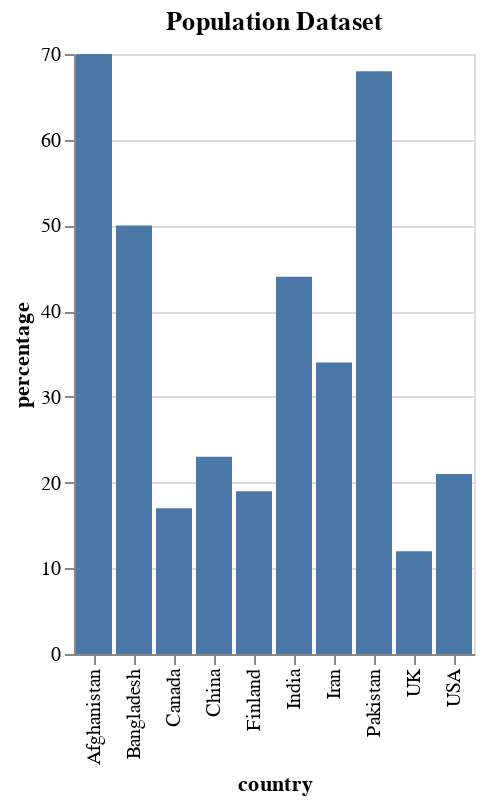

Notebook code cell kept with this figure:
### Markdown cell above
## Altair Barchart

The source of this data is United Nations Population Division, New York, World Urbanization Prospects: The 2018 Revision. <br>
For this altair barchart I am using Population data for the year 2018, more specifically:

- Percentage of Population Living in Rural Areas (y-axis)
- Country (x-axis)

### Code cell
alt.Chart(df).mark_bar().encode(x='country', y='percentage').properties(
                                                       title='Population Dataset')

### Figure 1 — Vega-Lite specification as saved in the notebook (floating-point values rounded to 4 significant figures)
{"config": {"view": {"continuousWidth": 400, "continuousHeight": 300}}, "data": {"name": "data-895007edd4abe141b1c465e7a726df8b"}, "mark": "bar", "encoding": {"x": {"type": "nominal", "field": "country"}, "y": {"type": "quantitative", "field": "percentage"}}, "title": "Population Dataset", "$schema": "https://vega.github.io/schema/vega-lite/v4.8.1.json", "datasets": {"data-895007edd4abe141b1c465e7a726df8b": [{"country": "Afghanistan", "population": 38.93, "percentage": 70}, {"country": "Bangladesh", "population": 164.7, "percentage": 50}, {"country": "Canada", "population": 37.74, "percentage": 17}, {"country": "China", "population": 1439.0, "percentage": 23}, {"country": "Finland", "population": 5.541, "percentage": 19}, {"country": "India", "population": 1380.0, "percentage": 44}, {"country": "Iran", "population": 83.99, "percentage": 34}, {"country": "Pakistan", "population": 220.9, "percentage": 68}, {"country": "UK", "population": 67.89, "percentage": 12}, {"country": "USA", "population": 331.0, "percentage": 21}]}}
